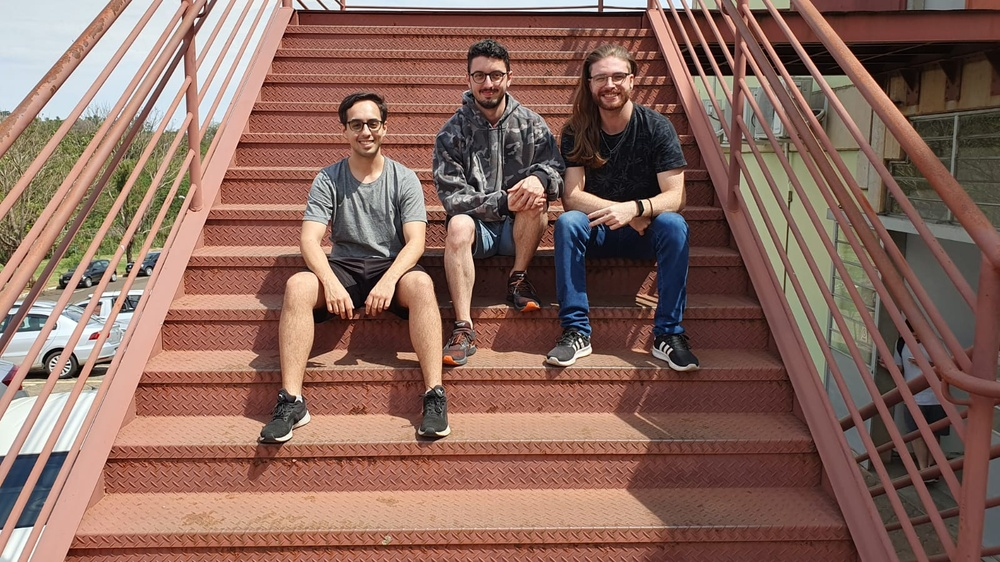
#> input picture Prova 1/Imagens/foto na escada.jpeg, 1000 x 562 px, shrunk from 1600 x 900 before the run
$ python segmentacao_escada.py
#> lines starting #> are read from the running program, lines starting #| are printed output that depends on the picture; after the words box and inside, x2 and y2 are one past the last pixel; in counts of white or black regions, pixels touching at a corner belong together
import cv2
import numpy as np

# Read an image
img = cv2.imread('foto na escada.jpeg')
#> img is the input picture: shape (562, 1000, 3); mean B, G, R 92.7, 104, 137.5
print(img.shape)
#| (562, 1000, 3)

blurred_image = cv2.GaussianBlur(img, (9, 9), 0)
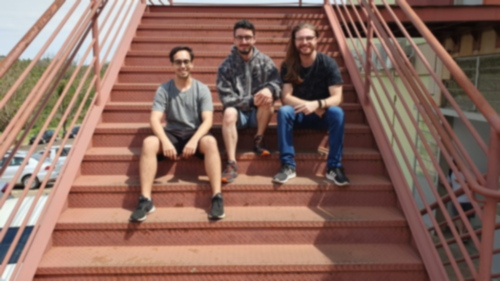
#> blurred_image: shape (562, 1000, 3) (shown at 1/2 size); mean B, G, R 92.7, 104, 137.5
hsv = cv2.cvtColor(blurred_image, cv2.COLOR_BGR2HSV)
#> hsv: shape (562, 1000, 3); mean H, S, V 22.5, 92.9, 139.3


# Mask da escada
lower_hsv_escada = np.array([8, 0, 0])
upper_hsv_escada = np.array([180, 255, 255])
maskescada = cv2.inRange(hsv, lower_hsv_escada, upper_hsv_escada)
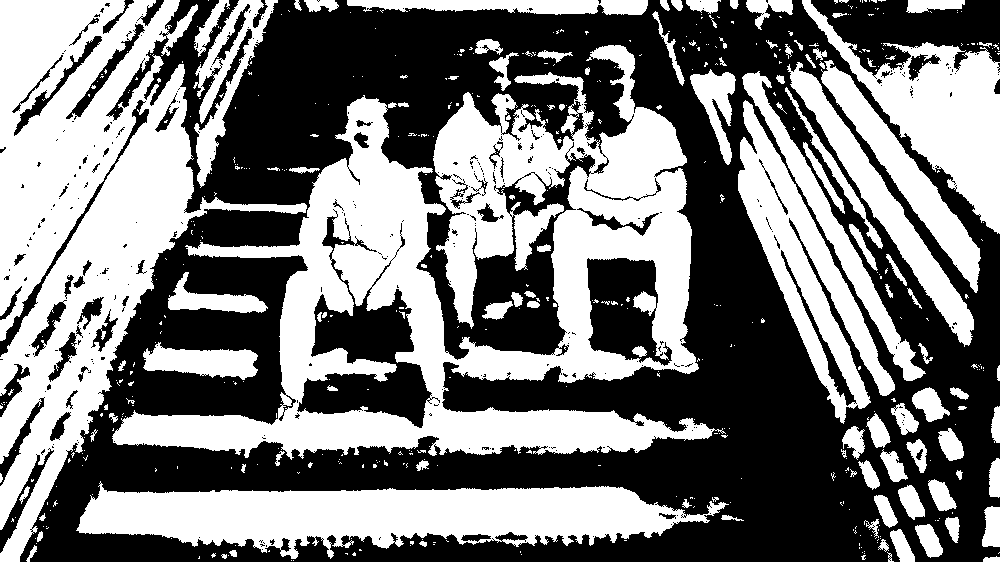
#> maskescada: shape (562, 1000); 48% white; 530 white regions (416 under 20 px), largest, box (x1, y1, x2, y2) and area: (112, 45, 726, 460) 92171, (0, 0, 307, 562) 64747, (76, 481, 729, 559) 28894
inverted_mask_escada = cv2.bitwise_not(maskescada)

# Mask da Pele
lower_hsv_pele = np.array([19, 0, 0])
upper_hsv_pele = np.array([180, 255, 255])
maskPele = cv2.inRange(hsv, lower_hsv_pele, upper_hsv_pele)
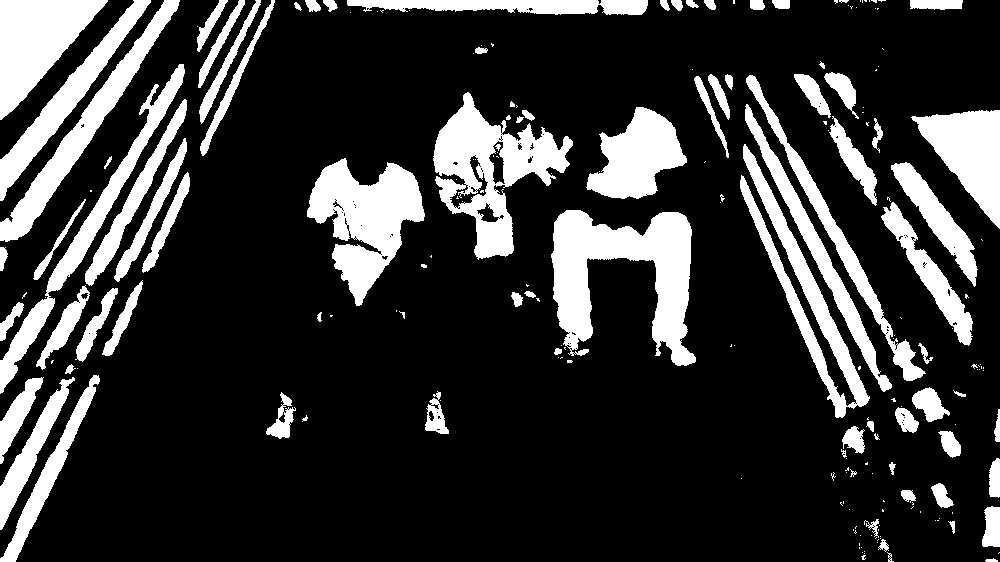
#> maskPele: shape (562, 1000); 20.9% white; 210 white regions (124 under 20 px), largest, box (x1, y1, x2, y2) and area: (551, 210, 696, 366) 11470, (433, 92, 573, 260) 9419, (307, 158, 425, 306) 8838

# Mask da Roupa
lower_hsv_roupa = np.array([0, 0, 0])
upper_hsv_roupa = np.array([19, 255, 255])
maskroupa = cv2.inRange(hsv, lower_hsv_roupa, upper_hsv_roupa)
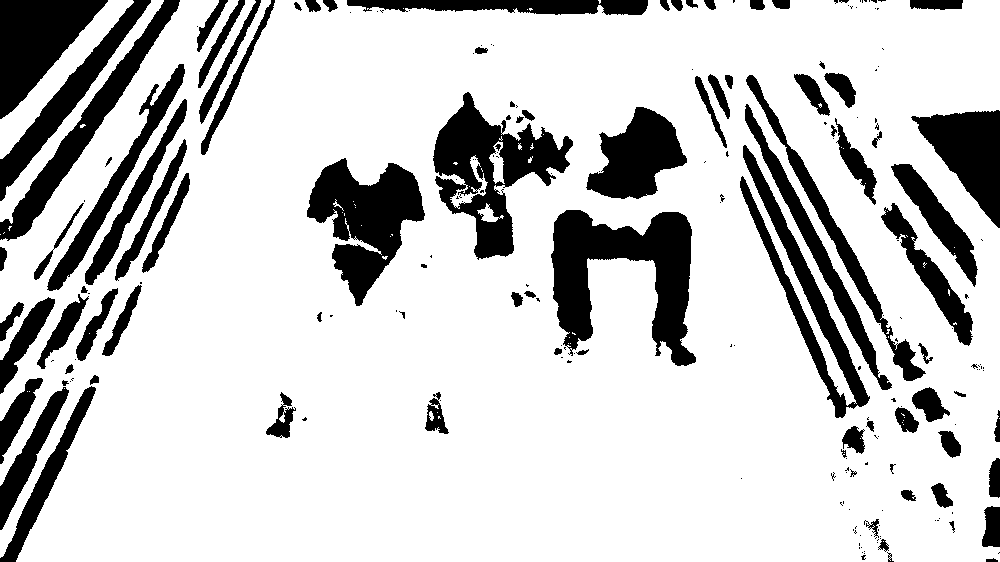
#> maskroupa: shape (562, 1000); 79.5% white; 218 black regions (128 under 20 px), largest, box (x1, y1, x2, y2) and area: (551, 210, 696, 366) 11398, (433, 92, 573, 260) 9416, (307, 158, 425, 306) 8811

# Masks combinadas
combined_mask = cv2.bitwise_or(inverted_mask_escada, maskroupa)

combined_mask2 = cv2.bitwise_and(maskPele, combined_mask)
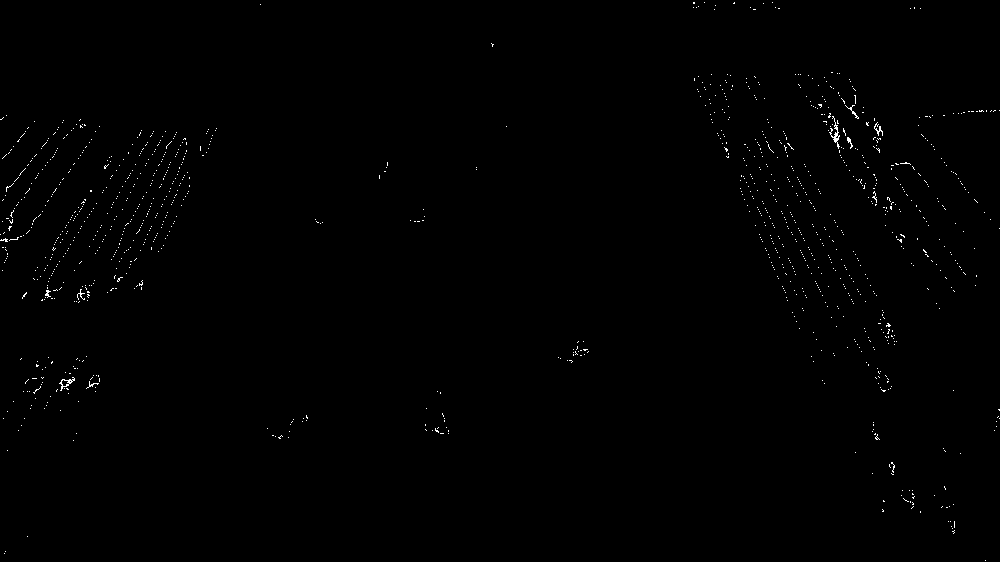
#> combined_mask2: shape (562, 1000); 0.42% white in thin lines or dots

inverted_mask = cv2.bitwise_not(combined_mask2)
#> inverted_mask: shape (562, 1000); 99.6% white; black in thin lines or dots

# Segmentando com as Masks
segmented_image = cv2.bitwise_and(img, img, mask=inverted_mask)


cv2.imshow('inverted_mask_escada', maskescada)
cv2.imshow('maskroupa', maskroupa)


cv2.waitKey(0)

$ run again, with Prova 1/Imagens/eafaef.jpeg copied over Prova 1/Imagens/foto na escada.jpeg
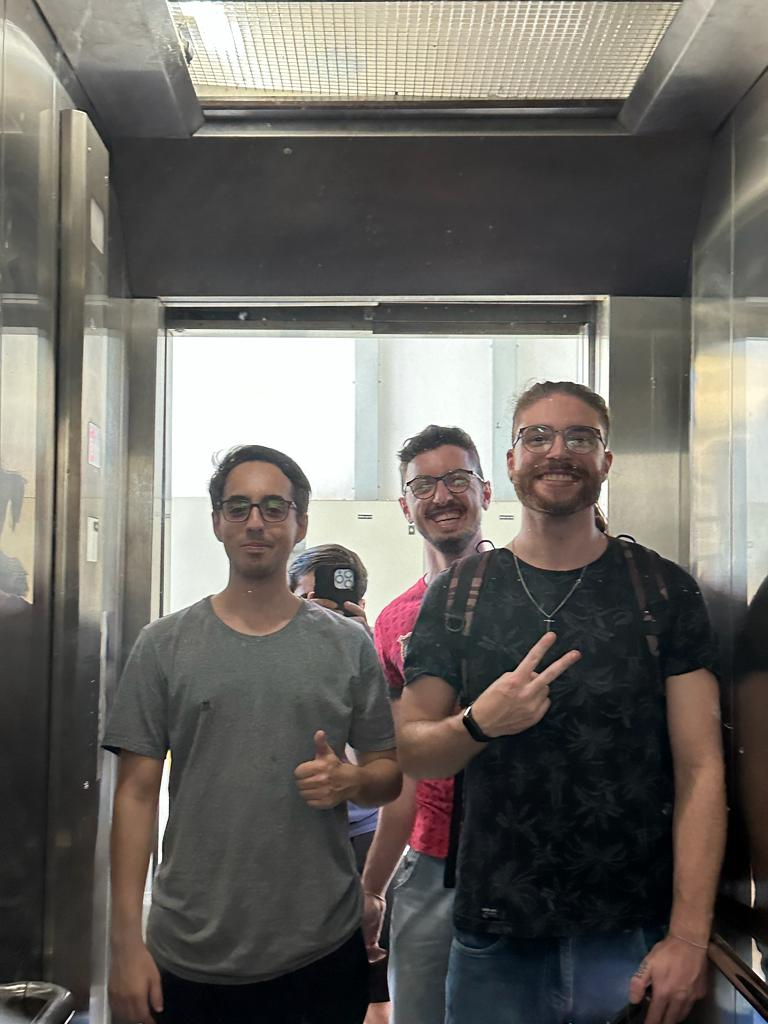
#> input picture Prova 1/Imagens/eafaef.jpeg, 768 x 1024 px
#> img is the input picture: shape (1024, 768, 3); mean B, G, R 98, 103.3, 106.7
#| (1024, 768, 3)
#> hsv: shape (1024, 768, 3); mean H, S, V 50.1, 39.9, 109.3
#> `maskescada = cv2.inRange(hsv, lower_hsv_escada, upper_hsv_escada)`:
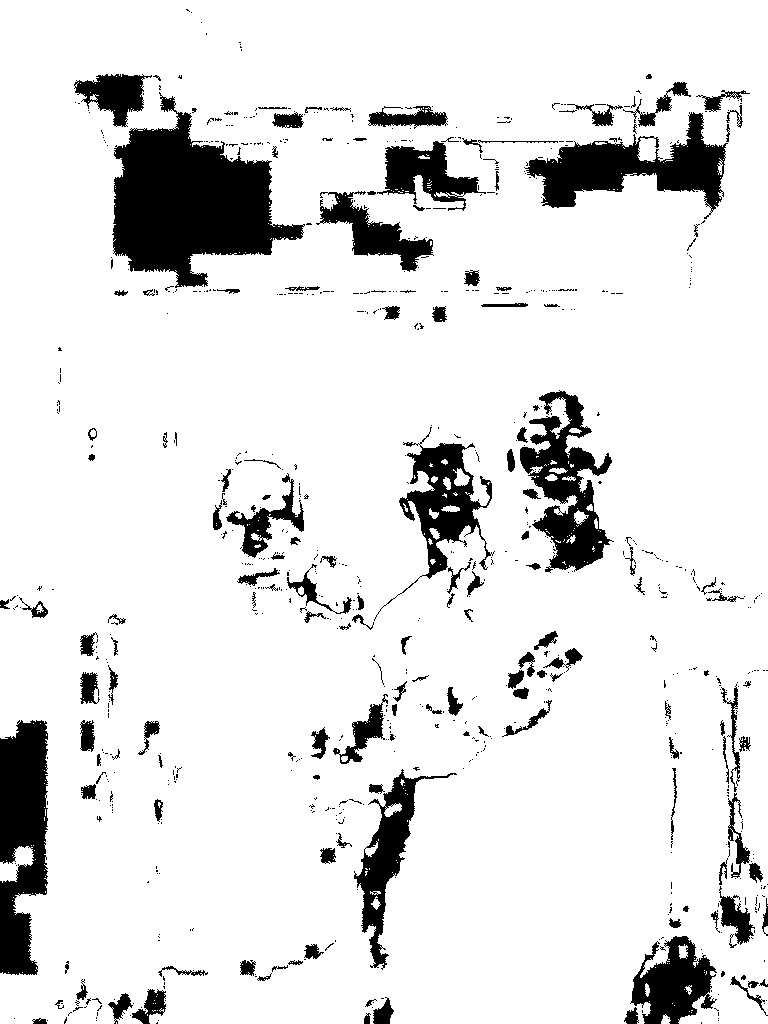
#> maskescada: shape (1024, 768); 88.5% white; 823 black regions (664 under 20 px), largest, box (x1, y1, x2, y2) and area: (112, 92, 305, 288) 19397, (0, 720, 48, 975) 9289, (524, 112, 728, 219) 8445
#> maskPele: shape (1024, 768); 76.5% white; 647 black regions (540 under 20 px), largest, box (x1, y1, x2, y2) and area: (111, 82, 728, 297) 38666, (624, 666, 768, 1024) 31241, (291, 631, 583, 970) 24250
#> maskroupa: shape (1024, 768); 24.6% white; 656 white regions (530 under 20 px), largest, box (x1, y1, x2, y2) and area: (111, 82, 728, 297) 38929, (624, 666, 768, 1024) 31346, (291, 631, 583, 970) 24294
#> `combined_mask2 = cv2.bitwise_and(maskPele, combined_mask)`:
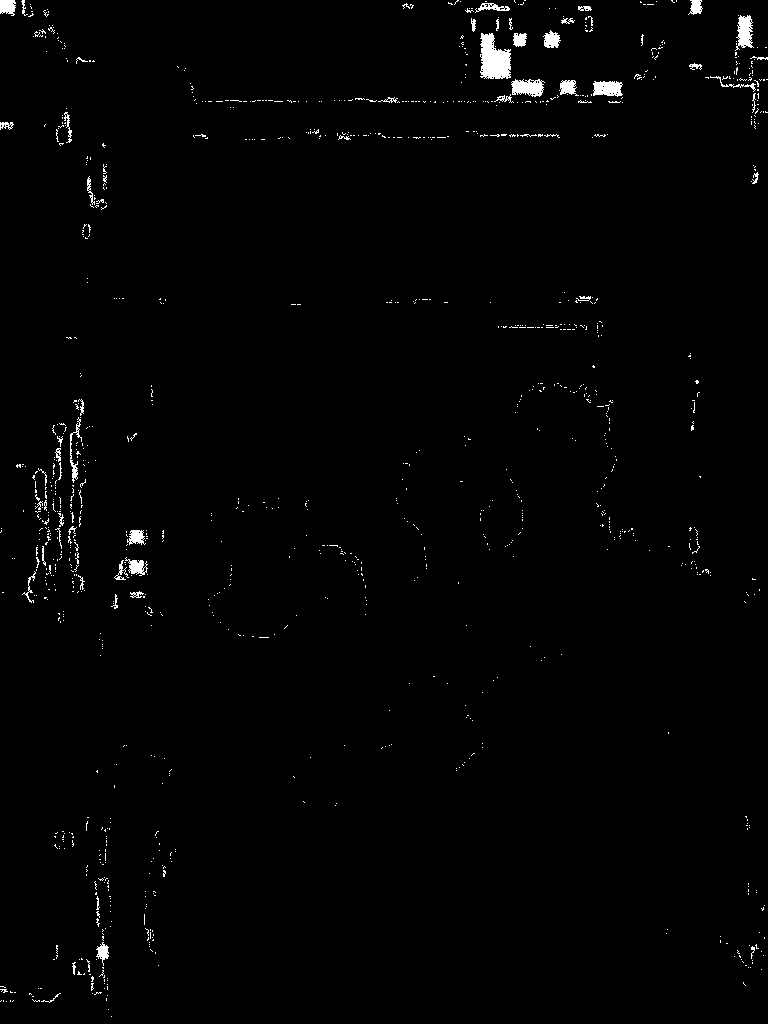
#> combined_mask2: shape (1024, 768); 1.1% white; 1143 white regions (1086 under 20 px), largest, box (x1, y1, x2, y2) and area: (480, 33, 511, 79) 1028, (511, 79, 545, 97) 434, (735, 15, 754, 51) 411
